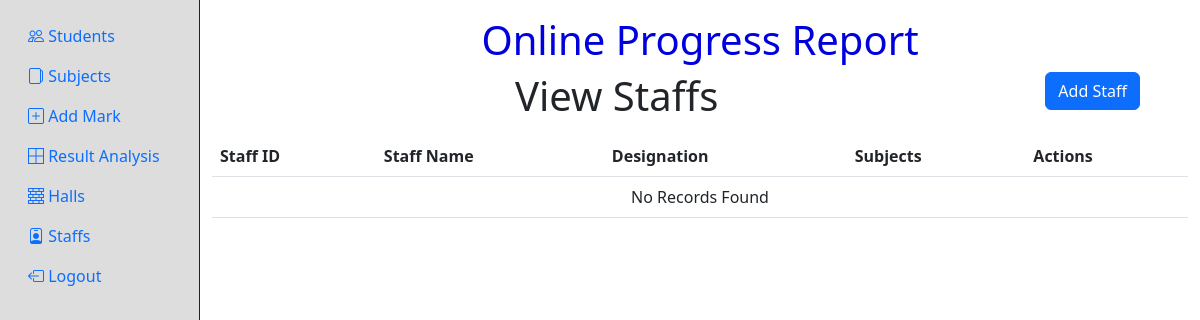
The app's page /staffs.php (signed in), older data.
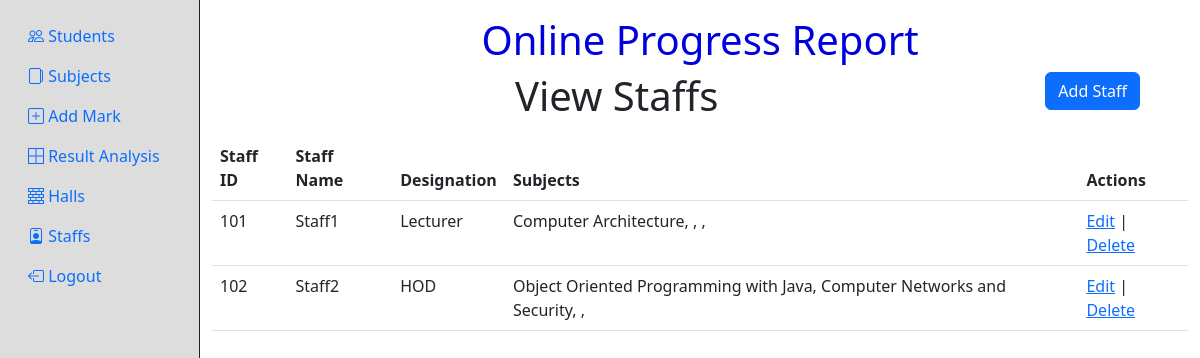
The same page, newer data.
### tables this page shows
CREATE TABLE `staff_details` (
  `id` int(11) NOT NULL,
  `staff_id` text NOT NULL,
  `staff_name` text NOT NULL,
  `designation` text NOT NULL,
  `bcode` int(11) NOT NULL,
  `subject` text NOT NULL
);

### staffs.php (the view, shortened to what this page needs)
<?php
if(!isset($_SESSION["user_id"])){
    header("Location: login.php");
}else if(isset($_GET["deleteid"])){
    $query = "DELETE FROM `staff_details` WHERE `id` = ".$_GET["deleteid"];
    $con = mysqli_connect(DB_HOST,DB_USERNAME,DB_PASSWORD,DB_NAME);
    mysqli_query($con, $query);
    $selectQuery = "SELECT * FROM `staff_details`";
    $result = mysqli_query($con, $selectQuery);
}else{
    $query = "SELECT * FROM `staff_details`";
    $con = mysqli_connect(DB_HOST,DB_USERNAME,DB_PASSWORD,DB_NAME);
    $result = mysqli_query($con, $query);
}
?>
<!DOCTYPE html>
<html lang="en">
<head>
  <link href="https://cdn.jsdelivr.net/npm/bootstrap@5.3.0-alpha1/dist/css/bootstrap.min.css" rel="stylesheet"
>
  <link rel="stylesheet" href="https://cdn.jsdelivr.net/npm/bootstrap-icons@1.10.3/font/bootstrap-icons.css">
</head>
<body>
  <div class="container-fluid h-100">
    <div class="row h-100">
      <?php include("sidebar.php"); ?>
      <div class="col-10 pt-3">
        <div class="row">
          <div class="col-12">
            <h2 style="text-align:center;font-size:40px;color:#00d">Online Progress Report</h2>
          </div>
        </div>
        <div class="row">
          <div class="col">
            <div class="row">
              <div class="col-10">
                <h1 class="title mb-3">View Staffs</h1>
              </div>
              <div class="col"><a class="btn btn-primary" href="add-staff.php" role="button">Add Staff</a></div>
            </div>
            <div class="table-responsive">
              <table class="table table-hover">
                <thead>
                  <tr>
                    <th>Staff ID</th>
                    <th>Staff Name</th>
                    <th>Designation</th>
                    <th>Subjects</th>
                    <th>Actions</th>
                  </tr>
                </thead>
                <tbody>
                  <?php if($result){
                    $rows = mysqli_num_rows($result);
                    if($rows===0){
                  ?>
                  <tr>
                    <td colspan="5" align="center">No Records Found</td>
                  </tr>
                  <?php }else{
                    while($row = mysqli_fetch_array($result, MYSQLI_ASSOC)){ ?>
                  <tr>
                    <td><?php echo $row["staff_id"]; ?></td>
                    <td><?php echo $row["staff_name"]; ?></td>
                    <td><?php echo $row["designation"]; ?></td>
                    <td><?php
                    $len = count(json_decode($row["subject"], true));
                    $i = 1;
                    foreach(json_decode($row["subject"], true) as $subject){echo $subject['sname']; if($len != $i){echo ", ";} $i++; } ?></td>
                    <td>
                      <a href="edit-staff.php?id=<?php echo $row["id"]; ?>">Edit</a> | <a
                        href="?deleteid=<?php echo $row["id"]; ?>">Delete</a>
                    </td>
                  </tr>
                  <?php
                    }
                    } } ?>
                </tbody>
              </table>
            </div>
          </div>
        </div>
      </div>
    </div>
  </div>
</body>
</html>

Row changes from the older to the newer data that the page shows:
added staff_details: staff "101", staff_name "Staff1", designation "Lecturer", sname "Computer Architecture"
added staff_details: staff "102", staff_name "Staff2", designation "HOD", sname "Object Oriented Programming with Java", sname "Computer Networks and Security"
Text that changed along with them:
text no longer shown: "No Records Found"
